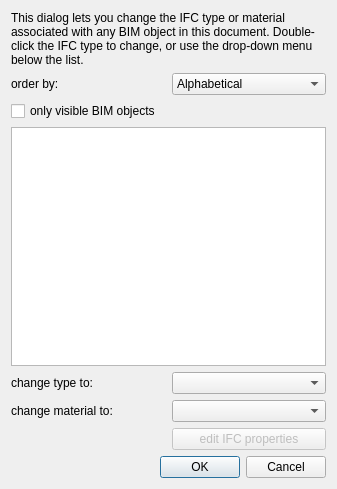
<?xml version="1.0" encoding="UTF-8"?>
<ui version="4.0">
 <class>Dialog</class>
 <widget class="QDialog" name="Dialog">
  <property name="geometry">
   <rect>
    <x>0</x>
    <y>0</y>
    <width>337</width>
    <height>489</height>
   </rect>
  </property>
  <property name="windowTitle">
   <string>IFC Elements Manager</string>
  </property>
  <layout class="QVBoxLayout" name="verticalLayout">
   <item>
    <widget class="QLabel" name="label_2">
     <property name="text">
      <string>&lt;html&gt;&lt;head/&gt;&lt;body&gt;&lt;p&gt;This dialog lets you change the IFC type or material associated with any BIM object in this document. Double-click the IFC type to change, or use the drop-down menu below the list.&lt;/p&gt;&lt;/body&gt;&lt;/html&gt;</string>
     </property>
     <property name="wordWrap">
      <bool>true</bool>
     </property>
    </widget>
   </item>
   <item>
    <layout class="QHBoxLayout" name="horizontalLayout">
     <item>
      <widget class="QLabel" name="label">
       <property name="text">
        <string>order by:</string>
       </property>
      </widget>
     </item>
     <item>
      <widget class="QComboBox" name="groupMode">
       <item>
        <property name="text">
         <string>Alphabetical</string>
        </property>
        <property name="icon">
         <iconset theme="format-text-direction-ltr">
          <normaloff/>
         </iconset>
        </property>
       </item>
       <item>
        <property name="text">
         <string>IFC type</string>
        </property>
        <property name="icon">
         <iconset theme="application-drawing">
          <normaloff/>
         </iconset>
        </property>
       </item>
       <item>
        <property name="text">
         <string>Material</string>
        </property>
       </item>
       <item>
        <property name="text">
         <string>Model structure</string>
        </property>
       </item>
      </widget>
     </item>
    </layout>
   </item>
   <item>
    <widget class="QCheckBox" name="onlyVisible">
     <property name="text">
      <string>only visible BIM objects</string>
     </property>
    </widget>
   </item>
   <item>
    <widget class="QTreeView" name="tree">
     <property name="selectionMode">
      <enum>QAbstractItemView::ExtendedSelection</enum>
     </property>
     <attribute name="headerDefaultSectionSize">
      <number>250</number>
     </attribute>
     <attribute name="headerStretchLastSection">
      <bool>false</bool>
     </attribute>
    </widget>
   </item>
   <item>
    <layout class="QGridLayout" name="gridLayout">
     <item row="1" column="1">
      <widget class="QComboBox" name="globalMaterial"/>
     </item>
     <item row="0" column="1">
      <widget class="QComboBox" name="globalMode"/>
     </item>
     <item row="0" column="0">
      <widget class="QLabel" name="label_3">
       <property name="text">
        <string>change type to:</string>
       </property>
      </widget>
     </item>
     <item row="1" column="0">
      <widget class="QLabel" name="label_4">
       <property name="text">
        <string>change material to:</string>
       </property>
      </widget>
     </item>
     <item row="2" column="1">
      <widget class="QPushButton" name="buttonEdit">
       <property name="enabled">
        <bool>false</bool>
       </property>
       <property name="text">
        <string>edit IFC properties</string>
       </property>
      </widget>
     </item>
    </layout>
   </item>
   <item>
    <widget class="QDialogButtonBox" name="buttonBox">
     <property name="orientation">
      <enum>Qt::Horizontal</enum>
     </property>
     <property name="standardButtons">
      <set>QDialogButtonBox::Cancel|QDialogButtonBox::Ok</set>
     </property>
    </widget>
   </item>
  </layout>
 </widget>
 <resources/>
 <connections>
  <connection>
   <sender>buttonBox</sender>
   <signal>accepted()</signal>
   <receiver>Dialog</receiver>
   <slot>accept()</slot>
   <hints>
    <hint type="sourcelabel">
     <x>248</x>
     <y>254</y>
    </hint>
    <hint type="destinationlabel">
     <x>157</x>
     <y>274</y>
    </hint>
   </hints>
  </connection>
  <connection>
   <sender>buttonBox</sender>
   <signal>rejected()</signal>
   <receiver>Dialog</receiver>
   <slot>reject()</slot>
   <hints>
    <hint type="sourcelabel">
     <x>316</x>
     <y>260</y>
    </hint>
    <hint type="destinationlabel">
     <x>286</x>
     <y>274</y>
    </hint>
   </hints>
  </connection>
 </connections>
</ui>
